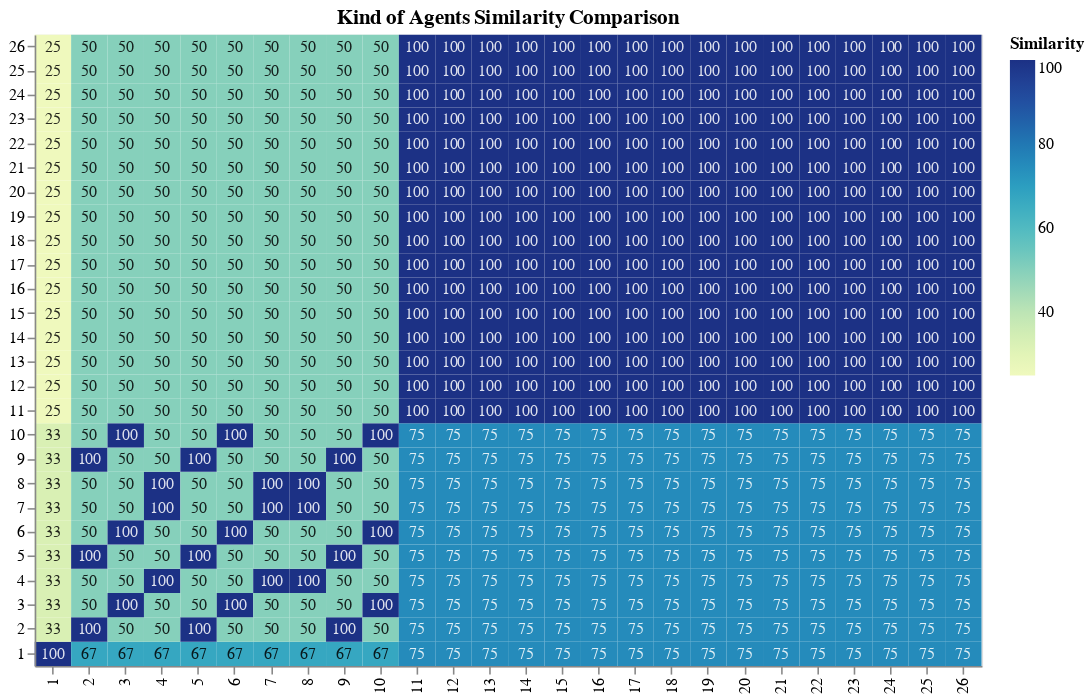

Notebook cell for this chart:
### Code cell
dfplot = pd.DataFrame({'x': dfsimilarity["id_a"].ravel(),
                   'y': dfsimilarity["id_b"].ravel(),
                   'Similarity': dfsimilarity["similarity"].ravel()})
#alt.data_transformers.disable_max_rows()
chart = alt.Chart(dfplot).mark_rect().encode(
    x=alt.X('x:O', axis=alt.Axis(title="")),
    y=alt.Y('y:O', axis=alt.Axis(title=""), sort="descending"),
    color='Similarity:Q'
).properties(
    title=["Kind of Agents Similarity Comparison"]
)

text = chart.mark_text(baseline='middle').encode(
    text='Similarity:Q',
    color=alt.condition(
        alt.datum.Similarity < 70,
        alt.value('black'),
        alt.value('white')
    ),
    size=alt.value(10),
    opacity=alt.value(0.85)
)

# Draw the chart
plot = chart.properties(width=CHART_WIDTH, height=CHART_HEIGHT) + text
plot

### Figure 1 — Vega-Lite specification as saved in the notebook (floating-point values rounded to 4 significant figures; data arrays with more than 128 entries replaced by an {"elided": "..."} marker saying what was removed)
{"config": {"view": {"continuousWidth": 400, "continuousHeight": 300}}, "layer": [{"mark": "rect", "encoding": {"color": {"type": "quantitative", "field": "Similarity"}, "x": {"type": "ordinal", "axis": {"title": ""}, "field": "x"}, "y": {"type": "ordinal", "axis": {"title": ""}, "field": "y", "sort": "descending"}}, "height": 400, "title": ["Kind of Agents Similarity Comparison"], "width": 600}, {"mark": {"type": "text", "baseline": "middle"}, "encoding": {"color": {"condition": {"value": "black", "test": "(datum.Similarity < 70)"}, "value": "white"}, "opacity": {"value": 0.85}, "size": {"value": 10}, "text": {"type": "quantitative", "field": "Similarity"}, "x": {"type": "ordinal", "axis": {"title": ""}, "field": "x"}, "y": {"type": "ordinal", "axis": {"title": ""}, "field": "y", "sort": "descending"}}, "title": ["Kind of Agents Similarity Comparison"]}], "data": {"name": "data-40ff3063d750ff5d3bfc58ceac293466"}, "$schema": "https://vega.github.io/schema/vega-lite/v4.8.1.json", "datasets": {"data-40ff3063d750ff5d3bfc58ceac293466": {"elided": "676 records"}}}
